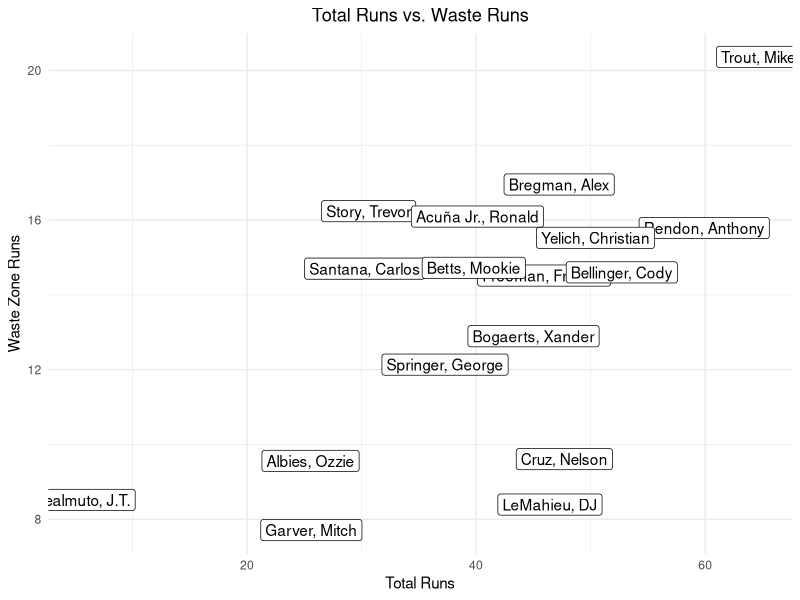
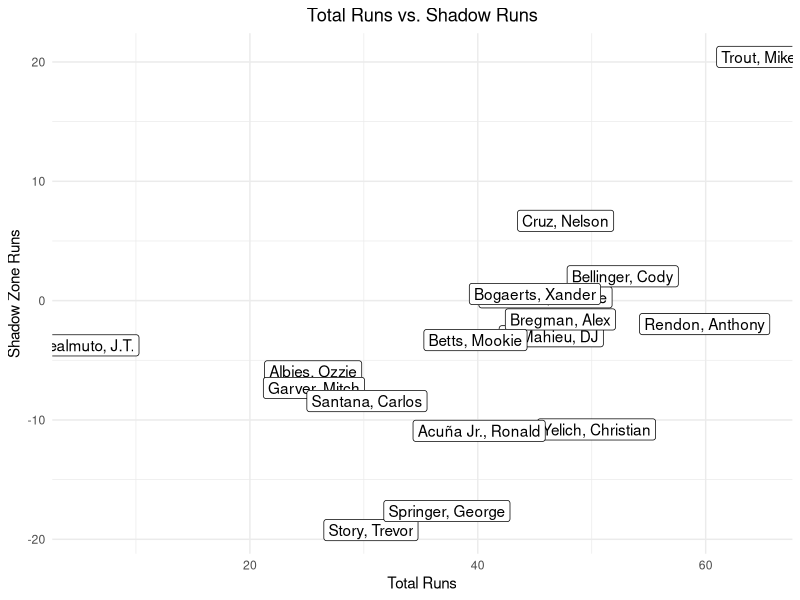
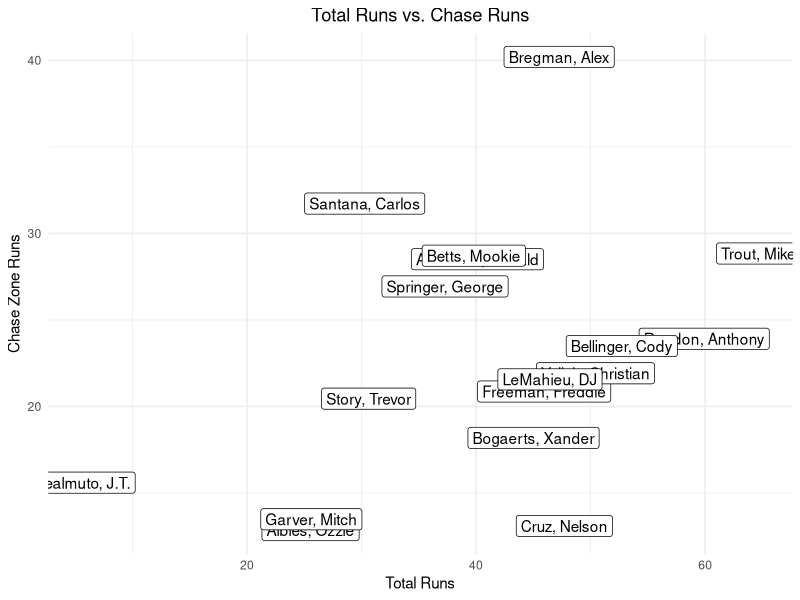
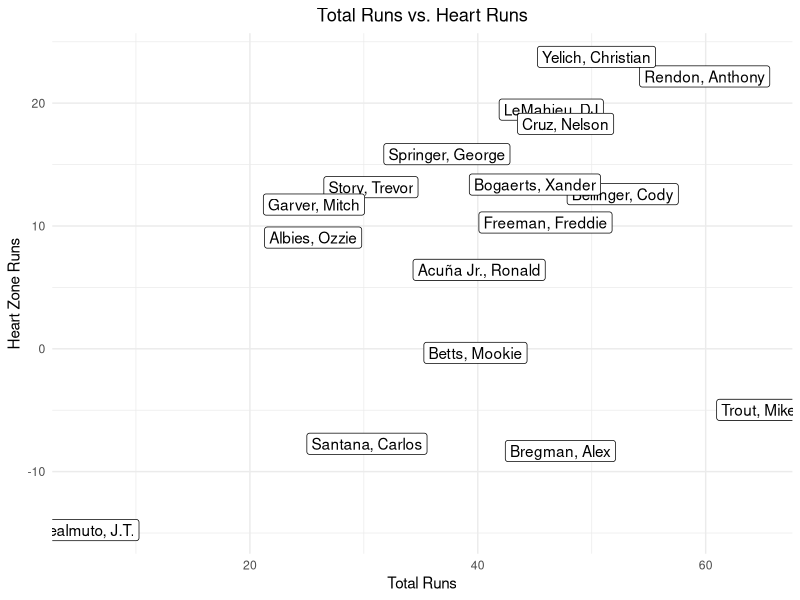

Here is the R script that generated these plots, in order:
# Load ggplot2 library for graph making
library(ggplot2)
# adjust data name for simplicity
batters <- read.csv("merged_silver_sluggers_2019.csv")
# Graph displaying relationship between total runs and waste zone runs
ggplot(batters) +
  aes(x = runs_all, y = runs_waste, label = Player) +
  geom_label() +
  labs(
    x = "Total Runs",
    y = "Waste Zone Runs",
    title = "Total Runs vs. Waste Runs"
  ) +
  theme_minimal() +
  theme(plot.title = element_text(hjust = 0.5))
# Graph displaying relationship between total runs and shadow zone runs
ggplot(batters) +
  aes(x = runs_all, y = runs_shadow, label = Player) +
  geom_label() +
  labs(
    x = "Total Runs",
    y = "Shadow Zone Runs",
    title = "Total Runs vs. Shadow Runs"
  ) +
  theme_minimal() +
  theme(plot.title = element_text(hjust = 0.5))
# Graph displaying relationship between total runs and chase zone runs
ggplot(batters) +
  aes(x = runs_all, y = runs_chase, label = Player) +
  geom_label() +
  labs(
    x = "Total Runs",
    y = "Chase Zone Runs",
    title = "Total Runs vs. Chase Runs"
  ) +
  theme_minimal() +
  theme(plot.title = element_text(hjust = 0.5))
# Graph displaying relationship between total runs and heart zone runs
ggplot(batters) +
  aes(x = runs_all, y = runs_heart, label = Player) +
  geom_label() +
  labs(
    x = "Total Runs",
    y = "Heart Zone Runs",
    title = "Total Runs vs. Heart Runs"
  ) +
  theme_minimal() +
  theme(plot.title = element_text(hjust = 0.5))